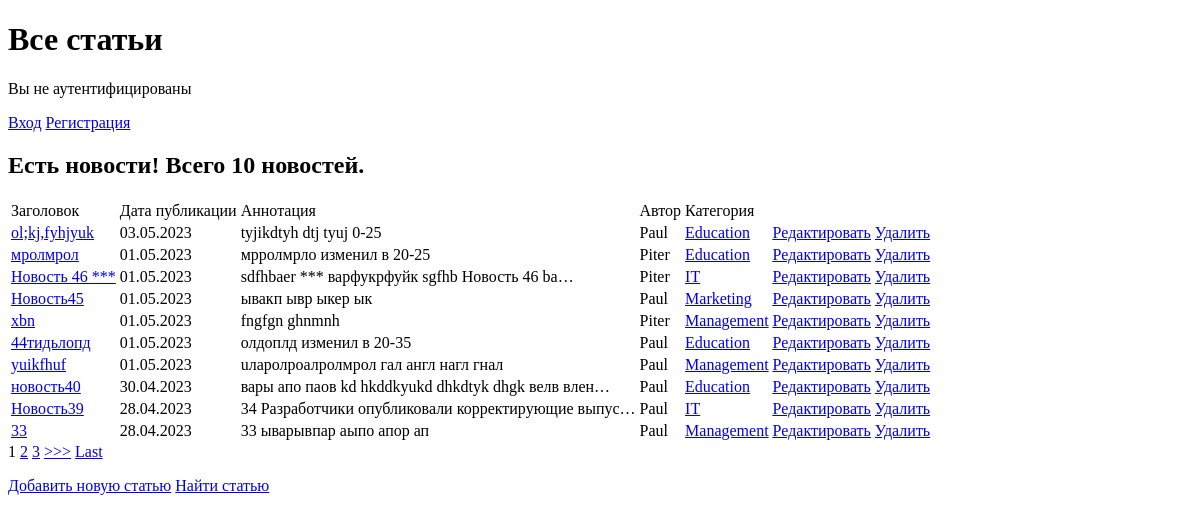
Before: /news/ with the older database file.
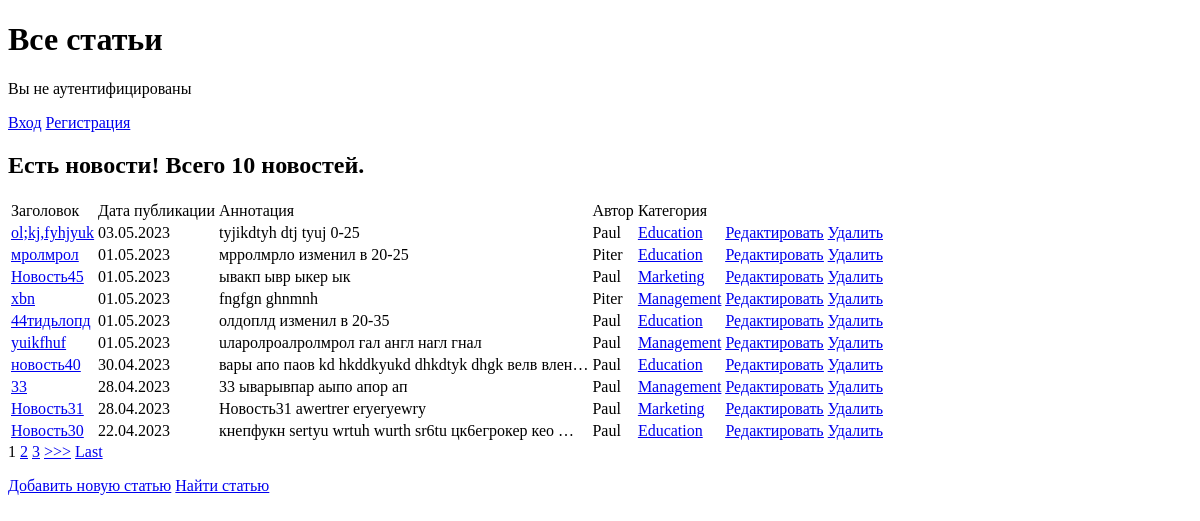
After: the same page with the newer database file.
### news/models.py (models this page shows, shortened)
class Post(models.Model):
    author = models.ForeignKey(Author, on_delete=models.CASCADE)
    NEWS = 'NW'
    ARTICLE = 'AR'
    CATEGORY_CHOICES = (
        (NEWS, 'Новость'),
        (ARTICLE, 'Статья'),
    )
    categoryType = models.CharField(max_length=2, choices = CATEGORY_CHOICES, default=ARTICLE)
    dataCreation = models.DateTimeField(auto_now_add=True)
    category = models.ManyToManyField('Category', through='PostCategory')
    title = models.CharField(max_length=128)
    text = models.TextField()
    rating = models.SmallIntegerField(default=0)

class Author(models.Model):
    authorUser = models.OneToOneField(User, on_delete=models.CASCADE)
    ratingAuthor = models.SmallIntegerField(default=0)

class Category(models.Model):
    name = models.CharField(max_length=64, unique=True)
    subscribers = models.ManyToManyField(User, blank=True)

### news/views.py (the view)
# urls.py: path('', PostsList.as_view()),          # т.к. сам по себе это класс, то нам надо представить этот класс в виде view. Для этого вызываем метод as_view
class PostsList(ListView):
    model = Post  # указываем модель, объекты которой мы будем выводить
    template_name = 'news.html'  # указываем имя шаблона, в котором будет лежать HTML, в нём будут все инструкции о том, как именно пользователю должны вывестись наши объекты
    context_object_name = 'news'  # это имя списка, в котором будут лежать все объекты, его надо указать, чтобы обратиться к самому списку объектов через HTML-шаблон
    paginate_by = 10  # поставим постраничный вывод в 10 элементов
    ordering = ['-dataCreation']
    def get_context_data(self, **kwargs):
        context = super().get_context_data(**kwargs)
        context['is_not_authors'] = not self.request.user.groups.filter(name='authors').exists()
        return context

### news/templatetags/custom_filters.py (called while the page is built)
@register.filter(name='censor')     # регистрируем наш фильтр под именем censor, чтоб django понимал, что это именно фильтр, а не простая функция
def censor(value):                   # первый аргумент здесь — это то значение, к которому надо применить фильтр
    for word in badwordsList:
        value = value.replace(word, '***')
    return value

### templates/news.html (shortened to what this page needs)
{% extends 'flatpages/default.html' %}
{% load custom_filters %}
{% block content %}
<h1>Все статьи</h1>
    {% if user.is_authenticated %}
        <p>Вы аутентифицированы, {{ request.user.username }} </p>
        <a href="{% url 'account_logout' %}">Выход</a>
        {% if is_not_authors %}
            <p>Вы не в группе авторов и не можете добавлять и редактировать статьи</p>
            <button> <a href="{% url 'upgrade' %}">Хочу Authors!</a> </button>
        {% endif %}
    {% else %}
        <p>Вы не аутентифицированы</p>
        <a href="{% url 'account_login' %}">Вход</a>
        <a href="{% url 'account_signup' %}">Регистрация</a>
    {% endif %}
    {% if news %}
        <h2>Есть новости! Всего {{ news|length }} новостей. </h2>
         <table>
            <tr>
                <td>
                    Заголовок
                </td>
                <td>
                    Дата публикации
                </td>
                <td>
                    Аннотация
                </td>
                  <td>
                    Автор
                </td>
                 <td>
                     Категория
                </td>
            </tr>
         {% for new in news %}
            <tr>
                <td>
                    <a href="{% url 'new' new.id %}">{{ new.title|censor }}</a>
                </td>
                <td>
                    {{ new.dataCreation|date:'d.m.Y' }}
                </td>
                <td>
                    {{ new.text|truncatechars:50|censor }}
                </td>
                 <td>
                    {{ new.author.authorUser }}
                </td>
                <td>
                    {% if new.category.exists %}
                         <a href="{% url 'category' new.category.first.id %}">{{ new.category.first.name }}</a>
                    {% else %}
                        Нет категории
                    {% endif %}
                </td>
                <td>
                    <a href="{% url 'edit' new.id %}"><u>Редактировать</u></a>
                    <a href="{% url 'delete' new.id %}">Удалить</a>
                </td>
            </tr>
        {% endfor %}
        </table>
        {% if is_paginated %}
            {% for num in page_obj.paginator.page_range %}
                {% if page_obj.number == num %}
                    <a>{{ num }}</a>
                {% elif num > page_obj.number|add:'-3' and num < page_obj.number|add:'3' %}
                    <a href="?page={{ num }}">{{ num }}</a>
                {% endif %}
            {% endfor %}
            {% if page_obj.has_next %}
                <a href="?page={{ page_obj.next_page_number }}">>>></a>
                <a href="?page={{ page_obj.paginator.num_pages }}">Last</a>
            {% endif %}
        {% endif %}
    {% else %}
        <h2>Новостей нет!</h2>
    {% endif %}
    <p>
        <a href="{% url 'add' %}">Добавить новую статью</a>
        <a href="{% url 'search' %}">Найти статью</a>
    </p>
{% endblock content %}

Changed rows visible on the page:
removed Post: title|censor "Новость 46 ***", dataCreation "01.05.2023", text|censor "sdfhbaer *** варфукрфуйк sgfhb Новость 46 ba…", author.authorUser "Piter", category.first.name "IT"
removed Post: title|censor "Новость39", dataCreation "28.04.2023", text|censor "34 Разработчики опубликовали корректирующие выпус…", author.authorUser "Paul", category.first.name "IT"
now on this page (row unchanged): Post: title|censor "Новость31", dataCreation "28.04.2023", text|censor "Новость31 awertrer eryeryewry", author.authorUser "Paul", category.first.name "Marketing"
now on this page (row unchanged): Post: title|censor "Новость30", dataCreation "22.04.2023", text|censor "кнепфукн sertyu wrtuh wurth sr6tu цк6егрокер кео …", author.authorUser "Paul", category.first.name "Education"
